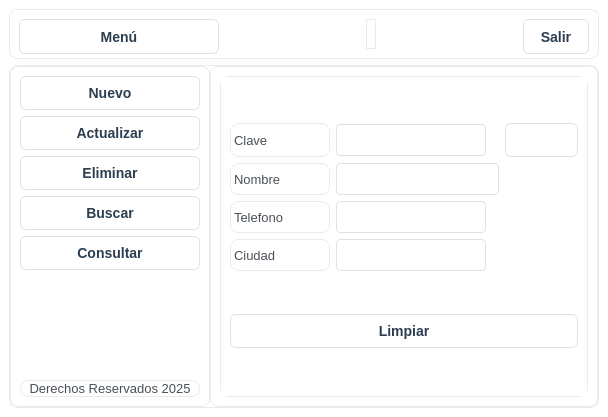
<?xml version="1.0" encoding="UTF-8"?>
<ui version="4.0">
 <class>MainWindow</class>
 <widget class="QMainWindow" name="MainWindow">
  <property name="geometry">
   <rect>
    <x>0</x>
    <y>0</y>
    <width>608</width>
    <height>417</height>
   </rect>
  </property>
  <property name="windowTitle">
   <string>MainWindow</string>
  </property>
  <property name="styleSheet">
   <string notr="true">/* === ESTILO GENERAL === */
QWidget {
    background-color: #ffffff;
    color: #2c3e50;
    font-family: &quot;Segoe UI&quot;, &quot;Roboto&quot;, &quot;Arial&quot;, sans-serif;
    font-size: 14px;
}

QMainWindow, QDialog {
    background-color: #f8f9fa;
}

/* === BOTONES === */
QPushButton {
    background-color: #ffffff;
    color: #2c3e50;
    border: 1px solid #dee2e6;
    border-radius: 6px;
    padding: 8px 16px;
    font-weight: 500;
}

QPushButton:hover {
    background-color: #e9ecef;
    border: 1px solid #adb5bd;
}

QPushButton:pressed {
    background-color: #dee2e6;
}

QPushButton:disabled {
    background-color: #f8f9fa;
    color: #adb5bd;
}

/* === CAMPOS DE TEXTO === */
QLineEdit, QTextEdit, QPlainTextEdit {
    background-color: #ffffff;
    color: #2c3e50;
    border: 1px solid #dee2e6;
    border-radius: 4px;
    padding: 6px 10px;
}

QLineEdit:focus, QTextEdit:focus, QPlainTextEdit:focus {
    border: 1px solid #495057;
    background-color: #ffffff;
}

/* === LABELS === */
QLabel {
    color: #495057;
    background-color: transparent;
    font-size: 13px;
}

/* === TABLAS === */
QTableWidget {
    background-color: #ffffff;
    border: 1px solid #dee2e6;
    border-radius: 6px;
    gridline-color: #e9ecef;
}

QTableWidget::item {
    padding: 8px;
    border-bottom: 1px solid #f1f3f5;
}

QTableWidget::item:selected {
    background-color: #e9ecef;
    color: #2c3e50;
}

QHeaderView::section {
    background-color: #f8f9fa;
    color: #495057;
    padding: 8px;
    border: none;
    border-bottom: 2px solid #dee2e6;
    font-weight: 600;
}

/* === SCROLLBAR === */
QScrollBar:vertical {
    border: none;
    background: #f8f9fa;
    width: 10px;
    border-radius: 5px;
}

QScrollBar::handle:vertical {
    background: #ced4da;
    border-radius: 5px;
    min-height: 20px;
}

QScrollBar::handle:vertical:hover {
    background: #adb5bd;
}

QScrollBar::add-line:vertical, QScrollBar::sub-line:vertical {
    height: 0px;
}

/* === FRAMES === */
QFrame {
    background-color: #ffffff;
    border: 1px solid #e9ecef;
    border-radius: 8px;
}</string>
  </property>
  <widget class="QWidget" name="centralwidget">
   <layout class="QVBoxLayout" name="verticalLayout" stretch="1,8">
    <item>
     <widget class="QFrame" name="frame_superior">
      <property name="minimumSize">
       <size>
        <width>0</width>
        <height>50</height>
       </size>
      </property>
      <property name="maximumSize">
       <size>
        <width>16777215</width>
        <height>50</height>
       </size>
      </property>
      <property name="frameShape">
       <enum>QFrame::StyledPanel</enum>
      </property>
      <property name="frameShadow">
       <enum>QFrame::Raised</enum>
      </property>
      <layout class="QHBoxLayout" name="horizontalLayout">
       <item>
        <widget class="QPushButton" name="boton_menu">
         <property name="minimumSize">
          <size>
           <width>200</width>
           <height>35</height>
          </size>
         </property>
         <property name="text">
          <string>Menú</string>
         </property>
         <property name="icon">
          <iconset>
           <normaloff>../../../Users/Sebastián/OneDrive/Documentos/crudapp/resources/boton_menu.png</normaloff>../../../Users/Sebastián/OneDrive/Documentos/crudapp/resources/boton_menu.png</iconset>
         </property>
         <property name="iconSize">
          <size>
           <width>32</width>
           <height>32</height>
          </size>
         </property>
        </widget>
       </item>
       <item>
        <spacer name="horizontalSpacer">
         <property name="orientation">
          <enum>Qt::Horizontal</enum>
         </property>
         <property name="sizeHint" stdset="0">
          <size>
           <width>319</width>
           <height>20</height>
          </size>
         </property>
        </spacer>
       </item>
       <item>
        <widget class="QLabel" name="label">
         <property name="text">
          <string/>
         </property>
        </widget>
       </item>
       <item>
        <spacer name="horizontalSpacer_2">
         <property name="orientation">
          <enum>Qt::Horizontal</enum>
         </property>
         <property name="sizeHint" stdset="0">
          <size>
           <width>318</width>
           <height>20</height>
          </size>
         </property>
        </spacer>
       </item>
       <item>
        <widget class="QPushButton" name="boton_salir">
         <property name="minimumSize">
          <size>
           <width>0</width>
           <height>35</height>
          </size>
         </property>
         <property name="text">
          <string>Salir</string>
         </property>
         <property name="icon">
          <iconset>
           <normaloff>../../../Users/Sebastián/OneDrive/Documentos/crudapp/resources/salir.png</normaloff>../../../Users/Sebastián/OneDrive/Documentos/crudapp/resources/salir.png</iconset>
         </property>
         <property name="iconSize">
          <size>
           <width>32</width>
           <height>32</height>
          </size>
         </property>
        </widget>
       </item>
      </layout>
     </widget>
    </item>
    <item>
     <widget class="QFrame" name="frame_central">
      <property name="frameShape">
       <enum>QFrame::StyledPanel</enum>
      </property>
      <property name="frameShadow">
       <enum>QFrame::Raised</enum>
      </property>
      <layout class="QHBoxLayout" name="horizontalLayout_2">
       <property name="spacing">
        <number>0</number>
       </property>
       <property name="leftMargin">
        <number>0</number>
       </property>
       <property name="topMargin">
        <number>0</number>
       </property>
       <property name="rightMargin">
        <number>0</number>
       </property>
       <property name="bottomMargin">
        <number>0</number>
       </property>
       <item>
        <widget class="QFrame" name="frame_lateral">
         <property name="minimumSize">
          <size>
           <width>200</width>
           <height>0</height>
          </size>
         </property>
         <property name="maximumSize">
          <size>
           <width>0</width>
           <height>16777215</height>
          </size>
         </property>
         <property name="frameShape">
          <enum>QFrame::StyledPanel</enum>
         </property>
         <property name="frameShadow">
          <enum>QFrame::Raised</enum>
         </property>
         <layout class="QVBoxLayout" name="verticalLayout_2">
          <item>
           <widget class="QPushButton" name="boton_agregar">
            <property name="text">
             <string>Nuevo</string>
            </property>
            <property name="icon">
             <iconset>
              <normaloff>../../../Users/Sebastián/OneDrive/Documentos/crudapp/resources/boton_agregar.png</normaloff>../../../Users/Sebastián/OneDrive/Documentos/crudapp/resources/boton_agregar.png</iconset>
            </property>
            <property name="iconSize">
             <size>
              <width>32</width>
              <height>32</height>
             </size>
            </property>
           </widget>
          </item>
          <item>
           <widget class="QPushButton" name="boton_actualizar">
            <property name="text">
             <string>Actualizar</string>
            </property>
            <property name="icon">
             <iconset>
              <normaloff>../../../Users/Sebastián/OneDrive/Documentos/crudapp/resources/boton_modificar.png</normaloff>../../../Users/Sebastián/OneDrive/Documentos/crudapp/resources/boton_modificar.png</iconset>
            </property>
            <property name="iconSize">
             <size>
              <width>32</width>
              <height>32</height>
             </size>
            </property>
           </widget>
          </item>
          <item>
           <widget class="QPushButton" name="boton_eliminar">
            <property name="text">
             <string>Eliminar</string>
            </property>
            <property name="icon">
             <iconset>
              <normaloff>../../../Users/Sebastián/OneDrive/Documentos/crudapp/resources/boton_eliminar.png</normaloff>../../../Users/Sebastián/OneDrive/Documentos/crudapp/resources/boton_eliminar.png</iconset>
            </property>
            <property name="iconSize">
             <size>
              <width>32</width>
              <height>32</height>
             </size>
            </property>
           </widget>
          </item>
          <item>
           <widget class="QPushButton" name="boton_buscar">
            <property name="text">
             <string>Buscar</string>
            </property>
            <property name="icon">
             <iconset>
              <normaloff>../../../Users/Sebastián/OneDrive/Documentos/crudapp/resources/BUSCAR.png</normaloff>../../../Users/Sebastián/OneDrive/Documentos/crudapp/resources/BUSCAR.png</iconset>
            </property>
            <property name="iconSize">
             <size>
              <width>32</width>
              <height>32</height>
             </size>
            </property>
           </widget>
          </item>
          <item>
           <widget class="QPushButton" name="boton_consultar">
            <property name="text">
             <string>Consultar</string>
            </property>
            <property name="icon">
             <iconset>
              <normaloff>../../../Users/Sebastián/OneDrive/Documentos/crudapp/resources/boton_consultar.png</normaloff>../../../Users/Sebastián/OneDrive/Documentos/crudapp/resources/boton_consultar.png</iconset>
            </property>
            <property name="iconSize">
             <size>
              <width>32</width>
              <height>32</height>
             </size>
            </property>
           </widget>
          </item>
          <item>
           <spacer name="verticalSpacer">
            <property name="orientation">
             <enum>Qt::Vertical</enum>
            </property>
            <property name="sizeHint" stdset="0">
             <size>
              <width>20</width>
              <height>235</height>
             </size>
            </property>
           </spacer>
          </item>
          <item>
           <widget class="QLabel" name="label_mensaje">
            <property name="text">
             <string>Derechos Reservados 2025</string>
            </property>
            <property name="alignment">
             <set>Qt::AlignCenter</set>
            </property>
           </widget>
          </item>
         </layout>
        </widget>
       </item>
       <item>
        <widget class="QFrame" name="frame_paginas">
         <property name="frameShape">
          <enum>QFrame::StyledPanel</enum>
         </property>
         <property name="frameShadow">
          <enum>QFrame::Raised</enum>
         </property>
         <layout class="QVBoxLayout" name="verticalLayout_3">
          <item>
           <widget class="QStackedWidget" name="stackedWidget">
            <property name="currentIndex">
             <number>3</number>
            </property>
            <widget class="QWidget" name="page_agregar">
             <layout class="QHBoxLayout" name="horizontalLayout_3">
              <item>
               <layout class="QVBoxLayout" name="verticalLayout_4">
                <item>
                 <layout class="QGridLayout" name="gridLayout">
                  <item row="0" column="0">
                   <widget class="QLabel" name="label_2">
                    <property name="minimumSize">
                     <size>
                      <width>100</width>
                      <height>0</height>
                     </size>
                    </property>
                    <property name="maximumSize">
                     <size>
                      <width>100</width>
                      <height>16777215</height>
                     </size>
                    </property>
                    <property name="text">
                     <string>Clave</string>
                    </property>
                   </widget>
                  </item>
                  <item row="1" column="0">
                   <widget class="QLabel" name="label_3">
                    <property name="text">
                     <string>Nombre</string>
                    </property>
                   </widget>
                  </item>
                  <item row="1" column="1">
                   <widget class="QLineEdit" name="nombre_agregar"/>
                  </item>
                  <item row="0" column="1">
                   <widget class="QLineEdit" name="clave_agregar">
                    <property name="minimumSize">
                     <size>
                      <width>150</width>
                      <height>0</height>
                     </size>
                    </property>
                    <property name="maximumSize">
                     <size>
                      <width>150</width>
                      <height>16777215</height>
                     </size>
                    </property>
                   </widget>
                  </item>
                  <item row="2" column="0">
                   <widget class="QLabel" name="label_4">
                    <property name="text">
                     <string>Telefono</string>
                    </property>
                   </widget>
                  </item>
                  <item row="3" column="0">
                   <widget class="QLabel" name="label_5">
                    <property name="text">
                     <string>Ciudad</string>
                    </property>
                   </widget>
                  </item>
                  <item row="2" column="1">
                   <widget class="QLineEdit" name="telefono_agregar">
                    <property name="minimumSize">
                     <size>
                      <width>150</width>
                      <height>0</height>
                     </size>
                    </property>
                    <property name="maximumSize">
                     <size>
                      <width>50</width>
                      <height>16777215</height>
                     </size>
                    </property>
                   </widget>
                  </item>
                  <item row="3" column="1">
                   <widget class="QLineEdit" name="ciudad_agregar">
                    <property name="minimumSize">
                     <size>
                      <width>100</width>
                      <height>0</height>
                     </size>
                    </property>
                    <property name="maximumSize">
                     <size>
                      <width>10</width>
                      <height>16777215</height>
                     </size>
                    </property>
                   </widget>
                  </item>
                 </layout>
                </item>
                <item>
                 <widget class="QPushButton" name="accion_guardar">
                  <property name="text">
                   <string>Guardar</string>
                  </property>
                  <property name="icon">
                   <iconset>
                    <normaloff>../../../Users/Sebastián/OneDrive/Documentos/crudapp/resources/guardar.png</normaloff>../../../Users/Sebastián/OneDrive/Documentos/crudapp/resources/guardar.png</iconset>
                  </property>
                  <property name="iconSize">
                   <size>
                    <width>32</width>
                    <height>32</height>
                   </size>
                  </property>
                 </widget>
                </item>
               </layout>
              </item>
             </layout>
            </widget>
            <widget class="QWidget" name="page_actualizar">
             <layout class="QVBoxLayout" name="verticalLayout_5">
              <item>
               <layout class="QGridLayout" name="gridLayout_2">
                <item row="0" column="1">
                 <widget class="QLineEdit" name="clave_actualizar">
                  <property name="minimumSize">
                   <size>
                    <width>150</width>
                    <height>0</height>
                   </size>
                  </property>
                  <property name="maximumSize">
                   <size>
                    <width>150</width>
                    <height>16777215</height>
                   </size>
                  </property>
                 </widget>
                </item>
                <item row="0" column="0">
                 <widget class="QLabel" name="label_6">
                  <property name="minimumSize">
                   <size>
                    <width>100</width>
                    <height>0</height>
                   </size>
                  </property>
                  <property name="maximumSize">
                   <size>
                    <width>100</width>
                    <height>16777215</height>
                   </size>
                  </property>
                  <property name="text">
                   <string>Clave</string>
                  </property>
                 </widget>
                </item>
                <item row="1" column="0">
                 <widget class="QLabel" name="label_7">
                  <property name="text">
                   <string>Nombre</string>
                  </property>
                 </widget>
                </item>
                <item row="2" column="0">
                 <widget class="QLabel" name="label_8">
                  <property name="text">
                   <string>Telefono</string>
                  </property>
                 </widget>
                </item>
                <item row="2" column="1">
                 <widget class="QLineEdit" name="telefono_actualizar">
                  <property name="minimumSize">
                   <size>
                    <width>150</width>
                    <height>0</height>
                   </size>
                  </property>
                  <property name="maximumSize">
                   <size>
                    <width>50</width>
                    <height>16777215</height>
                   </size>
                  </property>
                 </widget>
                </item>
                <item row="1" column="1">
                 <widget class="QLineEdit" name="nombre_actualizar"/>
                </item>
                <item row="3" column="0">
                 <widget class="QLabel" name="label_9">
                  <property name="text">
                   <string>Ciudad</string>
                  </property>
                 </widget>
                </item>
                <item row="3" column="1">
                 <widget class="QLineEdit" name="ciudad_actualizar">
                  <property name="minimumSize">
                   <size>
                    <width>100</width>
                    <height>0</height>
                   </size>
                  </property>
                  <property name="maximumSize">
                   <size>
                    <width>10</width>
                    <height>16777215</height>
                   </size>
                  </property>
                 </widget>
                </item>
                <item row="0" column="2">
                 <widget class="QPushButton" name="buscar_actualizar">
                  <property name="text">
                   <string/>
                  </property>
                  <property name="icon">
                   <iconset>
                    <normaloff>../../../Users/Sebastián/OneDrive/Documentos/crudapp/resources/BUSCAR.png</normaloff>../../../Users/Sebastián/OneDrive/Documentos/crudapp/resources/BUSCAR.png</iconset>
                  </property>
                  <property name="iconSize">
                   <size>
                    <width>32</width>
                    <height>32</height>
                   </size>
                  </property>
                 </widget>
                </item>
               </layout>
              </item>
              <item>
               <widget class="QPushButton" name="accion_actualizar">
                <property name="text">
                 <string>Actualizar</string>
                </property>
                <property name="icon">
                 <iconset>
                  <normaloff>../../../Users/Sebastián/OneDrive/Documentos/crudapp/resources/boton_modificar.png</normaloff>../../../Users/Sebastián/OneDrive/Documentos/crudapp/resources/boton_modificar.png</iconset>
                </property>
                <property name="iconSize">
                 <size>
                  <width>32</width>
                  <height>32</height>
                 </size>
                </property>
               </widget>
              </item>
             </layout>
            </widget>
            <widget class="QWidget" name="page_eliminar">
             <layout class="QVBoxLayout" name="verticalLayout_6">
              <item>
               <layout class="QGridLayout" name="gridLayout_3">
                <item row="0" column="1">
                 <widget class="QLineEdit" name="clave_eliminar">
                  <property name="minimumSize">
                   <size>
                    <width>150</width>
                    <height>0</height>
                   </size>
                  </property>
                  <property name="maximumSize">
                   <size>
                    <width>150</width>
                    <height>16777215</height>
                   </size>
                  </property>
                 </widget>
                </item>
                <item row="0" column="0">
                 <widget class="QLabel" name="label_10">
                  <property name="minimumSize">
                   <size>
                    <width>100</width>
                    <height>0</height>
                   </size>
                  </property>
                  <property name="maximumSize">
                   <size>
                    <width>100</width>
                    <height>16777215</height>
                   </size>
                  </property>
                  <property name="text">
                   <string>Clave</string>
                  </property>
                 </widget>
                </item>
                <item row="1" column="0">
                 <widget class="QLabel" name="label_11">
                  <property name="text">
                   <string>Nombre</string>
                  </property>
                 </widget>
                </item>
                <item row="2" column="0">
                 <widget class="QLabel" name="label_12">
                  <property name="text">
                   <string>Telefono</string>
                  </property>
                 </widget>
                </item>
                <item row="2" column="1">
                 <widget class="QLineEdit" name="telefono_eliminar">
                  <property name="minimumSize">
                   <size>
                    <width>150</width>
                    <height>0</height>
                   </size>
                  </property>
                  <property name="maximumSize">
                   <size>
                    <width>50</width>
                    <height>16777215</height>
                   </size>
                  </property>
                 </widget>
                </item>
                <item row="1" column="1">
                 <widget class="QLineEdit" name="nombre_eliminar"/>
                </item>
                <item row="3" column="0">
                 <widget class="QLabel" name="label_13">
                  <property name="text">
                   <string>Ciudad</string>
                  </property>
                 </widget>
                </item>
                <item row="3" column="1">
                 <widget class="QLineEdit" name="ciudad_eliminar">
                  <property name="minimumSize">
                   <size>
                    <width>100</width>
                    <height>0</height>
                   </size>
                  </property>
                  <property name="maximumSize">
                   <size>
                    <width>10</width>
                    <height>16777215</height>
                   </size>
                  </property>
                 </widget>
                </item>
                <item row="0" column="2">
                 <widget class="QPushButton" name="buscar_eliminar">
                  <property name="text">
                   <string/>
                  </property>
                  <property name="icon">
                   <iconset>
                    <normaloff>../../../Users/Sebastián/OneDrive/Documentos/crudapp/resources/BUSCAR.png</normaloff>../../../Users/Sebastián/OneDrive/Documentos/crudapp/resources/BUSCAR.png</iconset>
                  </property>
                  <property name="iconSize">
                   <size>
                    <width>32</width>
                    <height>32</height>
                   </size>
                  </property>
                 </widget>
                </item>
               </layout>
              </item>
              <item>
               <widget class="QPushButton" name="accion_eliminar">
                <property name="text">
                 <string>Eliminar</string>
                </property>
                <property name="icon">
                 <iconset>
                  <normaloff>../../../Users/Sebastián/OneDrive/Documentos/crudapp/resources/boton_eliminar.png</normaloff>../../../Users/Sebastián/OneDrive/Documentos/crudapp/resources/boton_eliminar.png</iconset>
                </property>
                <property name="iconSize">
                 <size>
                  <width>32</width>
                  <height>32</height>
                 </size>
                </property>
               </widget>
              </item>
             </layout>
            </widget>
            <widget class="QWidget" name="page_buscar">
             <layout class="QVBoxLayout" name="verticalLayout_7">
              <item>
               <layout class="QGridLayout" name="gridLayout_4">
                <item row="0" column="1">
                 <widget class="QLineEdit" name="clave_buscar">
                  <property name="minimumSize">
                   <size>
                    <width>150</width>
                    <height>0</height>
                   </size>
                  </property>
                  <property name="maximumSize">
                   <size>
                    <width>150</width>
                    <height>16777215</height>
                   </size>
                  </property>
                 </widget>
                </item>
                <item row="0" column="0">
                 <widget class="QLabel" name="label_14">
                  <property name="minimumSize">
                   <size>
                    <width>100</width>
                    <height>0</height>
                   </size>
                  </property>
                  <property name="maximumSize">
                   <size>
                    <width>100</width>
                    <height>16777215</height>
                   </size>
                  </property>
                  <property name="text">
                   <string>Clave</string>
                  </property>
                 </widget>
                </item>
                <item row="1" column="0">
                 <widget class="QLabel" name="label_15">
                  <property name="text">
                   <string>Nombre</string>
                  </property>
                 </widget>
                </item>
                <item row="2" column="0">
                 <widget class="QLabel" name="label_16">
                  <property name="text">
                   <string>Telefono</string>
                  </property>
                 </widget>
                </item>
                <item row="2" column="1">
                 <widget class="QLineEdit" name="telefono_buscar">
                  <property name="minimumSize">
                   <size>
                    <width>150</width>
                    <height>0</height>
                   </size>
                  </property>
                  <property name="maximumSize">
                   <size>
                    <width>150</width>
                    <height>16777215</height>
                   </size>
                  </property>
                 </widget>
                </item>
                <item row="1" column="1">
                 <widget class="QLineEdit" name="nombre_buscar"/>
                </item>
                <item row="3" column="0">
                 <widget class="QLabel" name="label_17">
                  <property name="text">
                   <string>Ciudad</string>
                  </property>
                 </widget>
                </item>
                <item row="3" column="1">
                 <widget class="QLineEdit" name="ciudad_buscar">
                  <property name="minimumSize">
                   <size>
                    <width>150</width>
                    <height>0</height>
                   </size>
                  </property>
                  <property name="maximumSize">
                   <size>
                    <width>150</width>
                    <height>16777215</height>
                   </size>
                  </property>
                 </widget>
                </item>
                <item row="0" column="2">
                 <widget class="QPushButton" name="buscar_buscar">
                  <property name="text">
                   <string/>
                  </property>
                  <property name="icon">
                   <iconset>
                    <normaloff>../../../Users/Sebastián/OneDrive/Documentos/crudapp/resources/BUSCAR.png</normaloff>../../../Users/Sebastián/OneDrive/Documentos/crudapp/resources/BUSCAR.png</iconset>
                  </property>
                  <property name="iconSize">
                   <size>
                    <width>32</width>
                    <height>32</height>
                   </size>
                  </property>
                 </widget>
                </item>
               </layout>
              </item>
              <item>
               <widget class="QPushButton" name="accion_limpiar">
                <property name="text">
                 <string>Limpiar</string>
                </property>
                <property name="icon">
                 <iconset>
                  <normaloff>../../../Users/Sebastián/OneDrive/Documentos/crudapp/resources/limpiar.png</normaloff>../../../Users/Sebastián/OneDrive/Documentos/crudapp/resources/limpiar.png</iconset>
                </property>
                <property name="iconSize">
                 <size>
                  <width>32</width>
                  <height>32</height>
                 </size>
                </property>
               </widget>
              </item>
             </layout>
            </widget>
            <widget class="QWidget" name="page_consultar">
             <layout class="QVBoxLayout" name="verticalLayout_8">
              <item>
               <widget class="QPushButton" name="boton_refresh">
                <property name="text">
                 <string/>
                </property>
                <property name="icon">
                 <iconset>
                  <normaloff>../../../Users/Sebastián/OneDrive/Documentos/crudapp/resources/boton_refrescar.png</normaloff>../../../Users/Sebastián/OneDrive/Documentos/crudapp/resources/boton_refrescar.png</iconset>
                </property>
                <property name="iconSize">
                 <size>
                  <width>32</width>
                  <height>32</height>
                 </size>
                </property>
               </widget>
              </item>
              <item>
               <widget class="QTableWidget" name="tabla_consulta">
                <property name="styleSheet">
                 <string notr="true">/* === Tablas === */
QTableWidget {
    background-color: #ffffff;
    color: #333333;
    gridline-color: #e0e0e0;
    border: 1px solid #dcdcdc;
    border-radius: 6px;
    font-family: &quot;Segoe UI Variable&quot;, &quot;Roboto&quot;, &quot;Open Sans&quot;, sans-serif;
    font-size: 15px;
    font-weight: 300;
    selection-background-color: #e8f0fe; /* azul claro al seleccionar */
    selection-color: #0078d7;
    alternate-background-color: #f9fafc; /* filas alternadas */
}

/* Cabecera horizontal */
QHeaderView::section {
    background-color: #f1f3f6;
    color: #333333;
    border: 1px solid #dcdcdc;
    border-radius: 4px;
    font-weight: 400;
    font-size: 15px;
    padding: 8px;
}

/* Cabecera horizontal al pasar el cursor */
QHeaderView::section:hover {
    background-color: #e8ecf1;
}

/* Celdas */
QTableWidget::item {
    padding: 6px;
    border: none;
}

/* Celda seleccionada */
QTableWidget::item:selected {
    background-color: #e8f0fe;
    color: #0078d7;
}

/* Bordes del header alineados al contenido */
QHeaderView {
    border: none;
}

/* Barra de desplazamiento dentro de la tabla */
QTableCornerButton::section {
    background-color: #f1f3f6;
    border: 1px solid #dcdcdc;
}

/* Scrollbars coherentes dentro de tablas */
QTableWidget QScrollBar:vertical {
    border: none;
    background: #f0f0f0;
    width: 10px;
    border-radius: 4px;
}
QTableWidget QScrollBar::handle:vertical {
    background: #cccccc;
    min-height: 20px;
    border-radius: 4px;
}
QTableWidget QScrollBar::handle:vertical:hover {
    background: #0078d7;
}
QTableWidget QScrollBar::add-line:vertical,
QTableWidget QScrollBar::sub-line:vertical {
    height: 0;
}</string>
                </property>
                <column>
                 <property name="text">
                  <string>Clave</string>
                 </property>
                </column>
                <column>
                 <property name="text">
                  <string>Nombre</string>
                 </property>
                </column>
                <column>
                 <property name="text">
                  <string>Telefono</string>
                 </property>
                </column>
                <column>
                 <property name="text">
                  <string>Ciudad</string>
                 </property>
                </column>
               </widget>
              </item>
             </layout>
            </widget>
           </widget>
          </item>
         </layout>
        </widget>
       </item>
      </layout>
     </widget>
    </item>
   </layout>
  </widget>
 </widget>
 <resources/>
 <connections/>
</ui>
